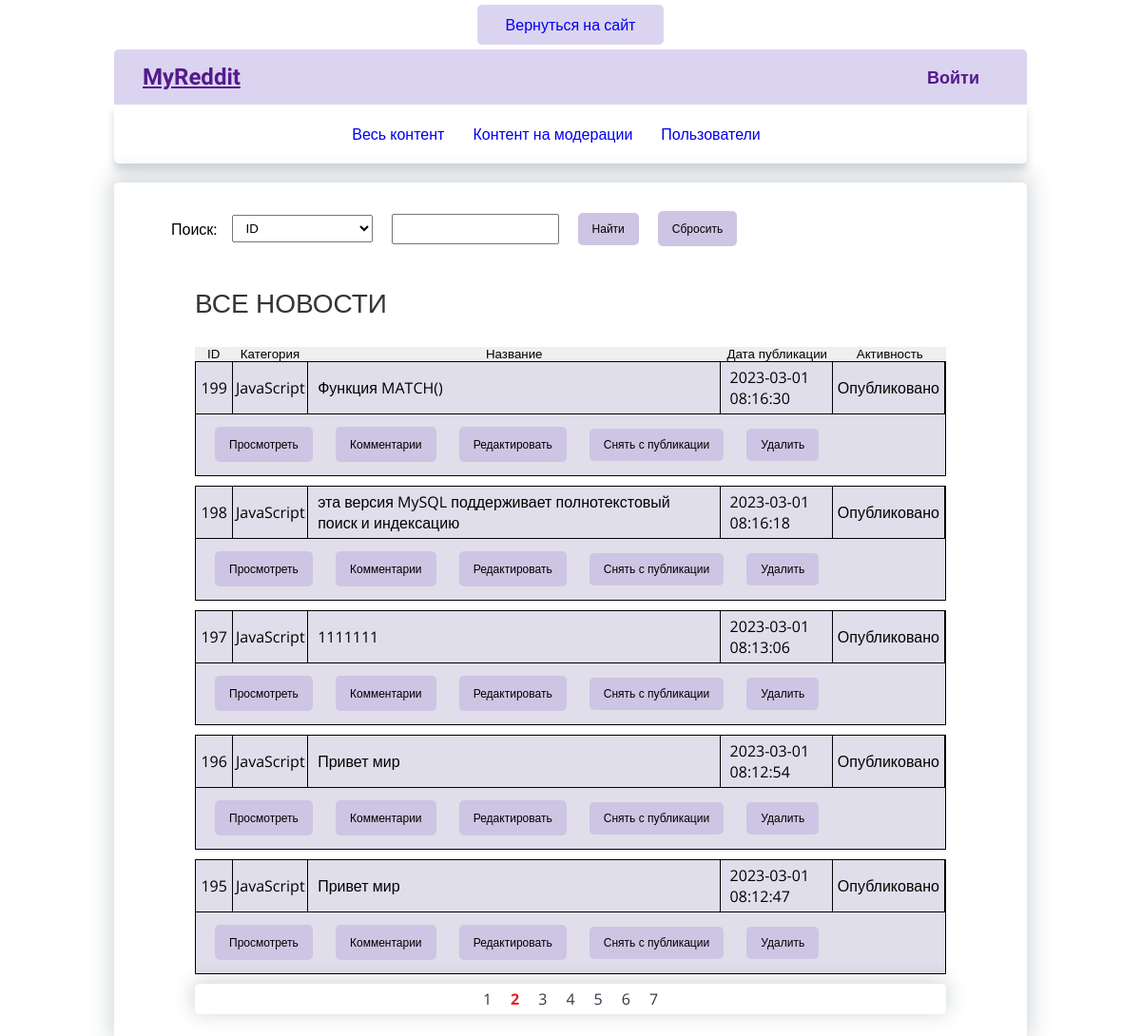
Screenshot of /admin/allNews/?p=2 (signed in) with the database file from the repository.
### tables this page shows
CREATE TABLE `news` (
  `idNews` int NOT NULL,
  `idCategory` int NOT NULL,
  `theme` varchar(255) NOT NULL,
  `pictureLink` varchar(255) DEFAULT NULL,
  `textContent` varchar(2000) NOT NULL,
  `idUser` int NOT NULL,
  `createDate` timestamp NOT NULL DEFAULT CURRENT_TIMESTAMP,
  `changeDate` timestamp NULL DEFAULT NULL,
  `likeCount` int DEFAULT NULL,
  `moderationStatus` tinyint NOT NULL DEFAULT '0'
);

CREATE TABLE `category` (
  `idCategory` int NOT NULL,
  `categoryName` varchar(255) NOT NULL
);

### application/core/view.php (called while the page is built, shortened)
<?php
class View
{
	function generate($content_view, $template_view, $data = null)
	{
		include 'application/views/'.$template_view;
	}
}

### application/core/route.php (called while the page is built, shortened)
<?php
class Route
{
	static function start()
	{
		$action_name = 'index';
		$routes = explode('/', $_SERVER['REQUEST_URI']);
		if ( !empty($routes[2]) )
		{
			$action_name = $routes[2];
		}
		$action_name = 'action_'.$action_name;
		$controller = new $controller_name();
		$controller->$action_name();
	}
}

### application/bootstrap.php (called while the page is built, shortened)
<?php
Route::start();

### index.php (called while the page is built, shortened)
<?php
require_once 'application/bootstrap.php';

### application/core/model.php (called while the page is built, shortened)
<?php
class Model
{
	private static $connect;
	public function __construct()
	{
		if(!self::$connect){
			self::$connect = mysqli_connect('localhost', 'root', '', 'myReddit');
		}
	}
	protected function get_many($query){
		try{
			if($result = mysqli_query(self::$connect,$query)){
				$data = mysqli_fetch_all($result,MYSQLI_ASSOC);
			}else{
				throw new \Exception(mysqli_error(self::$connect));
			}
			return $data;
		}catch(\Throwable $e){
			echo $e->getMessage();
		}
	}
}

### application/models/model_admin.php (called while the page is built, shortened)
<?php
class Model_Admin extends Model
{
  public $itemperpage = ITEMS_PER_PAGE;
  public function dataQuerySQL ($sortBY, $firstNumber, $where=null){
    return "SELECT * FROM news
    INNER JOIN category
      ON news.idCategory = category.idCategory
    INNER JOIN user
      ON news.idUser = user.idUser
      $where
    ORDER BY $sortBY DESC LIMIT $firstNumber,  $this->itemperpage";
  }
	public function get_dataPage($page)
	{
    $firstNumber = ($page - 1) *  $this->itemperpage;
    $sortBY = isset($_SESSION['sortMainNews'])?$_SESSION['sortMainNews']:'createDate';
    $sql = $this->dataQuerySQL($sortBY, $firstNumber);
    $data['news']= $this->get_many($sql);;
    $sql2 = "SELECT COUNT(*) FROM news ";
    $pageCount = $this->get_count($sql2);
    $data['pagesCount'] = ceil($pageCount/ $this->itemperpage) ;
		return $data;
	}
}

### application/views/admin_main_view.php (the view, shortened to what this page needs)
<div class="news_container">
    <?php
        if(empty($news)){
            echo "<h1>Все новости</h1>";
            echo "<div class='no_news'>Нет новостей...</div>";
        }else{
            echo "<h1>Все новости</h1>"; ?>
            <div class="news_meta_admin">
                <button onclick="sortAdmin('sortMainNews')" data-sort="idNews" class="news_id_admin_zag">ID</button>
                <button onclick="sortAdmin('sortMainNews')" class="news_category_admin_zag" data-sort="categoryName">Категория</button>
                <button onclick="sortAdmin('sortMainNews')" class="news_title_admin_zag" data-sort="theme">Название</button>
                <button onclick="sortAdmin('sortMainNews')" class="news_create_admin_zag" data-sort="createDate">Дата публикации</button>
                <button onclick="sortAdmin('sortMainNews')" class="news_status_admin_zag" data-sort="moderationStatus">Активность</button>
            </div>
            <?php
            foreach($news as $row)
            {   ?>
                <div class="news_container_admin">
                    <div class="news_meta_admin">
                        <div class="news_id_admin"><?=$row['idNews']?></div>
                        <div class="news_category_admin"><?=$row['categoryName']?></div>
                        <div class="news_title_admin">
                            <p class="news_title_admin_p"><?=trim($row['theme'],"\"") ?></p>
                        </div>
                        <div class="news_create_admin"><?=$row['createDate']?></div>
                        <div class="news_status_admin"><?=$row['moderationStatus']==1?'Опубликовано':'Не опубликовано'?></div>
                    </div>
                    <div class="news_controls_btns">
                        <a class="control_btn_admin" href="/admin/detailNews/?idNews=<?=$row['idNews']?>" data-id="<?=$row['idNews']?>" >Просмотреть</a>
                        <a class="control_btn_admin" data-id="<?=$row['idNews']?>" >Комментарии</a>
                        <a class="control_btn_admin" href="/admin/editNews/?idNews=<?=$row['idNews']?>" data-id="<?=$row['idNews']?>" >Редактировать</a>
                        <?php
                            if($row['moderationStatus']==0){?>
                                <button onclick='publishNews()' class='control_btn_admin' data-id='<?=$row['idNews']?>' >Опубликовать</button>
                           <?php }elseif($row['moderationStatus']==1){?>
                                <button onclick='sendForModerationNews()' class='control_btn_admin' data-id='<?=$row['idNews']?>' >Снять с публикации</button>
                          <?php  }
                        ?>
                        <button onclick="deleteNews()" class="control_btn_admin" data-id="<?=$row['idNews']?>" >Удалить</button>
                    </div>
                </div>
            <?php }
    }
    ?>
     <div class="pagination">
        <?php
        if(isset($_SESSION['url'])){
            $url = '?'.$_SESSION['url'].'&p=';
        }else{
            $url = '?p=';
        }
        for ($i = 1; $i <= $pagesCount; $i++){
            if (($i == (isset($_GET['p'])?$_GET['p']:1))){?>
                <a class="pagination_link visit_link" href ="<?='/admin/allNews/'.$url.$i?>"><?=$i?></a>
           <?php } else {
                ?>
        <a class="pagination_link" href ="<?='/admin/allNews/'.$url.$i?>"><?=$i?></a>
        <?php
            }
        }
        ?>
    </div>
</div>

### css/style_admin.css (style rules this page uses)
* { margin: 0; padding: 0; box-sizing:border-box; }
p,h1,h2,h3,h4,h5 { word-wrap:break-word; overflow-x: hidden; }
button,a { cursor:pointer; outline:none; border:none; }
a { text-decoration: none; background:none; }
body { font-size: 16px; }
body,input { font-family:"Open Sans", sans-serif; }
h1,h2,h3,h4 { text-transform: uppercase; font-weight: normal; font-family: "Open Sans", sans-serif; color: #353535; margin-bottom: 1em; }
h1 { font-size: 1.75em; }
.news_container_admin { border:1px solid black; margin-bottom:10px; background-color:#e1deeb; }
.news_meta_admin { display:flex; }
.news_id_admin,.news_category_admin,.news_title_admin, .news_create_admin, .news_status_admin { border-right:1px solid black; border-bottom:1px solid black; padding:5px 10px; }
.news_id_admin,.news_category_admin, .news_create_admin, .news_status_admin,.news_id_admin_zag,.news_category_admin_zag, .news_create_admin_zag,.news_status_admin_zag { display:flex; align-items:center; justify-content:center; }
.news_id_admin,.news_id_admin_zag { width:5%; }
.news_category_admin,.news_category_admin_zag { width:10%; }
.news_title_admin_zag { width:55%; display:flex; align-items:center; justify-content:center; }
.news_title_admin { width:55%; display:flex; align-items:center; justify-content:left; word-wrap:break-word !important; }
.news_create_admin,.news_status_admin,.news_create_admin_zag,.news_status_admin_zag { width:15%; }
.news_controls_btns { padding: 15px 20px; }
.control_btn_admin,.form_fillter_btn { font-size:12px; margin-right:20px; padding: 10px 15px; background-color:#cdc5e3; border-radius:5px; color:black; }
.visit_link { color:red; }
.news_container,.news_creator_container { padding:20px 55px; }
.pagination { display:flex; border-radius:5px; box-shadow: 0px -2px 20px 2px rgba(34, 60, 80, 0.2); justify-content:center; }
.pagination_link { color:#393445; padding:5px 10px; }
.visit_link { color:#e82121; font-weight:bold; }

### rows the page displays
news: idNews "199", idCategory.categoryName "JavaScript", theme "Функция MATCH()", createDate "2023-03-01 08:16:30", moderationStatus "Опубликовано"
news: idNews "198", idCategory.categoryName "JavaScript", theme "эта версия MySQL поддерживает полнотекстовый поиск и индексацию", createDate "2023-03-01 08:16:18", moderationStatus "Опубликовано"
news: idNews "197", idCategory.categoryName "JavaScript", theme "1111111", createDate "2023-03-01 08:13:06", moderationStatus "Опубликовано"
news: idNews "196", idCategory.categoryName "JavaScript", theme "Привет мир", createDate "2023-03-01 08:12:54", moderationStatus "Опубликовано"
news: idNews "195", idCategory.categoryName "JavaScript", theme "Привет мир", createDate "2023-03-01 08:12:47", moderationStatus "Опубликовано"
